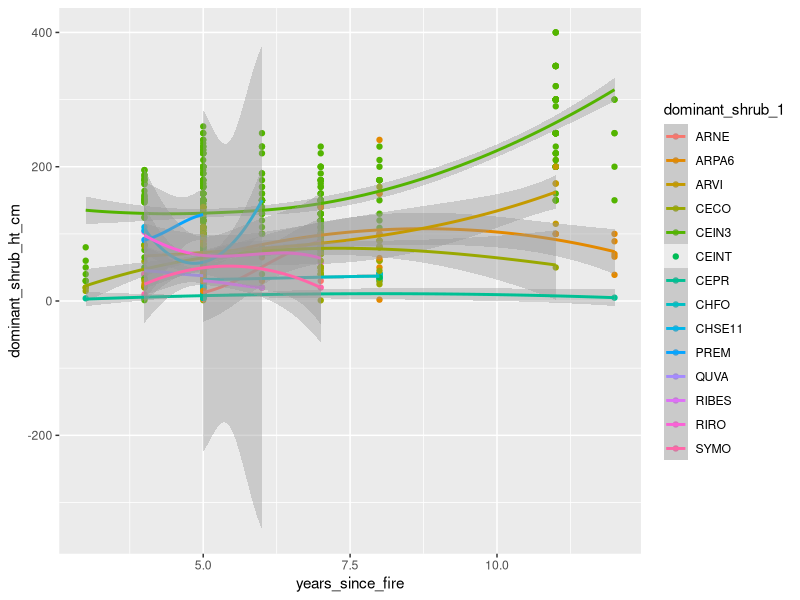
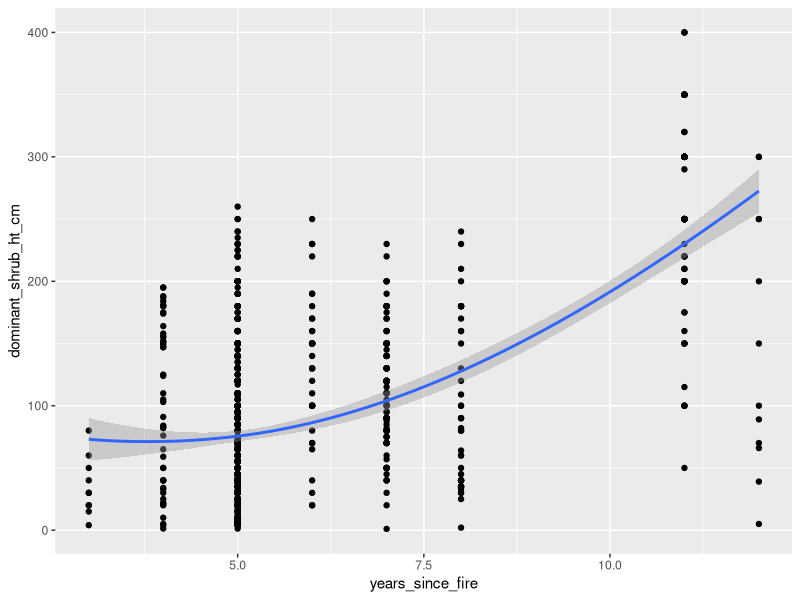

The R source for these figures, in order: (Note: this script raises an error after producing the figures.)
## ---- chunk 1
setwd("~/Shrubs-Seedlings/code/Shrub_growth_time/")
require(tidyverse)
require(lubridate)
## ---- chunk 2
df <- read.csv("../../data/Data_for_shrub_growth/Young_data/Young_Plot_data.csv") %>% 
  arrange(Regen_Plot) %>% 
  tbl_df()
head(df)
## ---- chunk 3
df <- df %>% 
  filter(FIRE_SEV >3) %>% 
  mutate(Date = lubridate::mdy_hm(Date)) %>% 
  mutate(Year_meas = lubridate::year(Date)) %>% 
  dplyr::select(Year_meas, Date, everything()) %>% 
  mutate(years_since_fire = Year_meas - Year.of.Fire) %>% 
  dplyr::select(Fire, years_since_fire, Year_meas, Year.of.Fire, Date, dominant_shrub_1, dominant_shrub_ht_cm)
df

summary(df$years_since_fire)  
## ---- chunk 4
sort(unique(df$dominant_shrub_1))
df <- df %>% 
  filter(dominant_shrub_1 %in% c("ARNE", "ARPA6", "ARVI", "CECO", "CEIN3", "CEINT", "CEPR", "CHFO", "CHSE11", "PREM", "QUVA", "RIBES", "RIRO", "SYMO"))
## ---- chunk 5
ggplot(df, aes(x = years_since_fire, y = dominant_shrub_ht_cm, col = dominant_shrub_1))+
  geom_point()+ 
  geom_smooth(method = "loess", span = 1.5)
## ---- chunk 6
ggplot(df, aes(x = years_since_fire, y = dominant_shrub_ht_cm))+
  geom_point()+ 
  geom_smooth(method = "loess", span = 1.5)
## ---- chunk 7
save(df, file = "~/Shrubs-Seedlings/compiled_data/shrub_growth/Young_df.Rdata")
